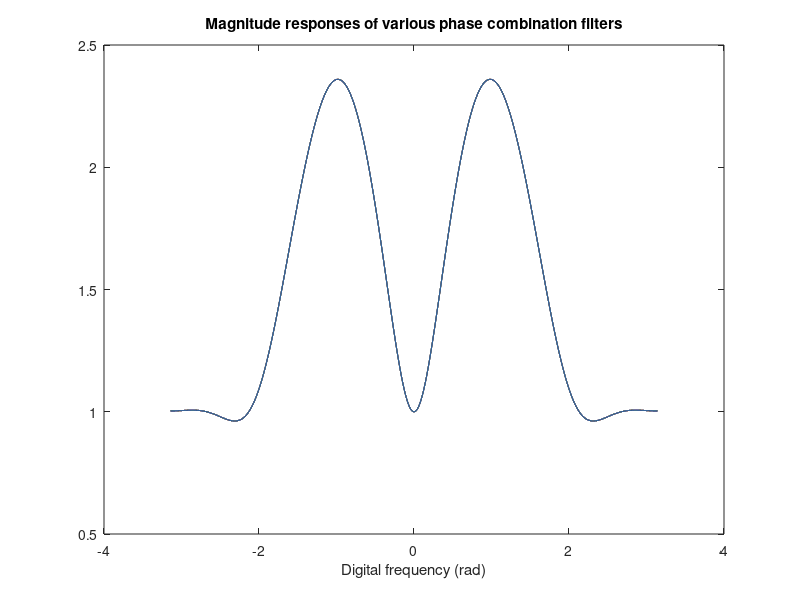
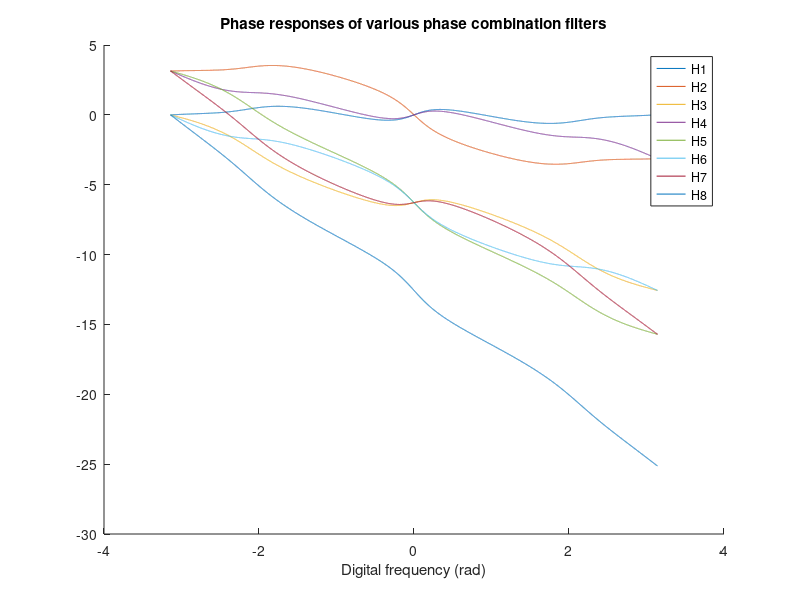
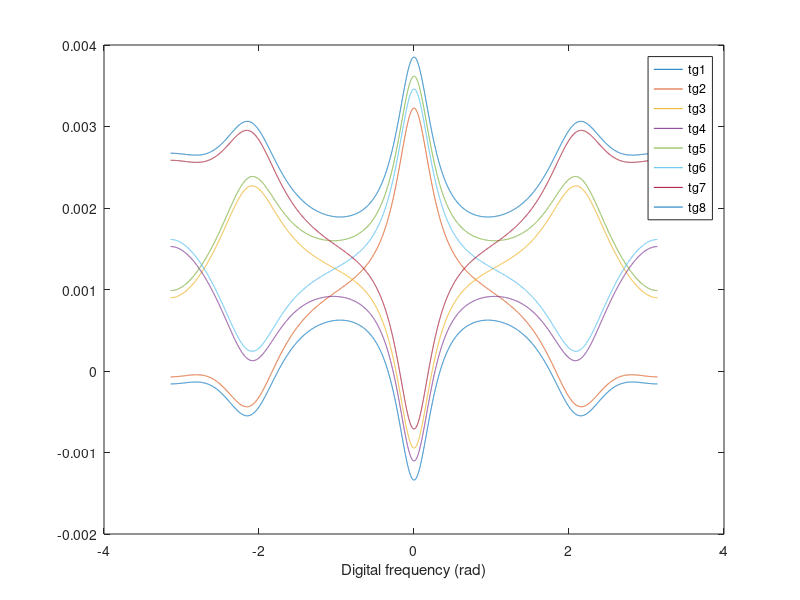
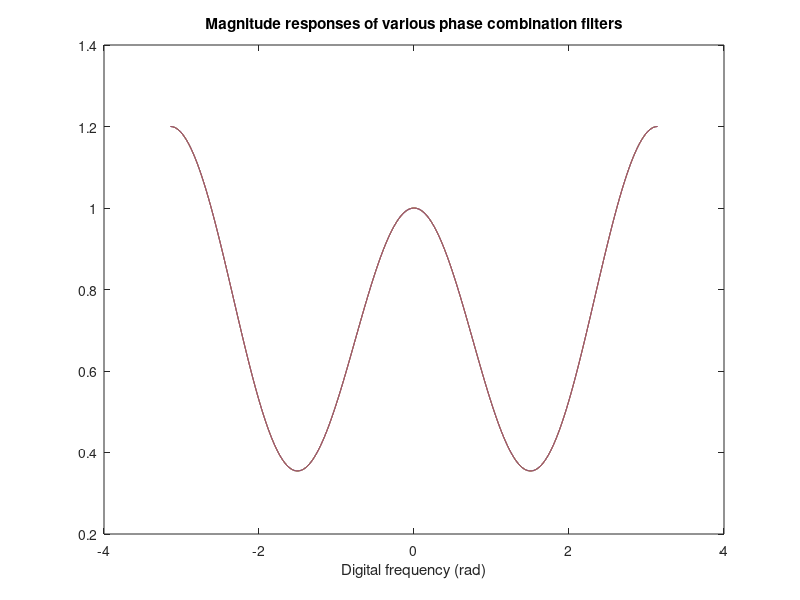

Reproduce these figures in MATLAB, in order.
%% Lab 3 Q1 Solutions
% Written by Antoni Dimitriadis.

%% Q1a

clear variables;
close all;

dc_gain = 1 + 0.33 + -0.162 + -0.3312 + -0.1296;

% dc gain = 0.7072

%% Q1b

zh = roots([1 0.33 -0.162 -0.3312 -0.1296]);

% Note some zeros are in conjugate pairs

%% Q1c

% There are 2^3 possible (real) filters with the same magnitude response, since
% the complex conjugate roots must be inverted together if we wish the
% coefficients to remain real.

theta = linspace(-pi,pi,10000);
z= exp(1j*theta);

H = @(z1,z2,z3,z4) (z-z1).*(z-z2).*(z-z3).*(z-z4)./((1-z1)*(1-z2)*(1-z3)*(1-z4)*z.^4);

H1 = H(zh(1), zh(2), zh(3), zh(4));
H2 = H(1/zh(1), zh(2), zh(3), zh(4));
H3 = H(zh(1), 1/zh(2), 1/zh(3), zh(4));
H4 = H(zh(1), zh(2), zh(3), 1/zh(4));
H5 = H(1/zh(1), 1/zh(2), 1/zh(3), zh(4));
H6 = H(1/zh(1), zh(2), zh(3), 1/zh(4));
H7 = H(zh(1), 1/zh(2), 1/zh(3), 1/zh(4));
H8 = H(1/zh(1), 1/zh(2), 1/zh(3), 1/zh(4));

figure('Name', "Magnitude spectrum plots");
plot(theta, abs(H1));
hold on;
plot(theta, abs(H2));
hold on;
plot(theta, abs(H3));
hold on;
plot(theta, abs(H4));
hold on;
plot(theta, abs(H5));
hold on;
plot(theta, abs(H6));
hold on;
plot(theta, abs(H7));
hold on;
plot(theta, abs(H8));
title("Magnitude responses of various phase combination filters");
xlabel("Digital frequency (rad)")

% They are all the same

%% Q1e

figure('Name', "Phase plots");
title("Phase responses of various phase combination filters");
hold on;
plot(theta, unwrap(angle(H1)));
hold on;
plot(theta, unwrap(angle(H2)));
hold on;
plot(theta, unwrap(angle(H3)));
hold on;
plot(theta, unwrap(angle(H4)));
hold on;
plot(theta, unwrap(angle(H5)));
hold on;
plot(theta, unwrap(angle(H6)));
hold on;
plot(theta, unwrap(angle(H7)));
hold on;
plot(theta, unwrap(angle(H8)));
xlabel("Digital frequency (rad)");
legend("H1","H2","H3","H4","H5","H6","H7","H8");

% H8 is very steep, H1 is very shallow

%% Q1f

tg1 = unwrap(angle(H1)) - circshift(unwrap(angle(H1)), 1);
tg2 = unwrap(angle(H2)) - circshift(unwrap(angle(H2)), 1);
tg3 = unwrap(angle(H3)) - circshift(unwrap(angle(H3)), 1);
tg4 = unwrap(angle(H4)) - circshift(unwrap(angle(H4)), 1);
tg5 = unwrap(angle(H5)) - circshift(unwrap(angle(H5)), 1);
tg6 = unwrap(angle(H6)) - circshift(unwrap(angle(H6)), 1);
tg7 = unwrap(angle(H7)) - circshift(unwrap(angle(H7)), 1);
tg8 = unwrap(angle(H8)) - circshift(unwrap(angle(H8)), 1);

figure('Name', "Group delay plots");
title("Magnitude responses of various phase combination filters");
plot(theta(2:end), -tg1(2:end));
hold on;
plot(theta(2:end), -tg2(2:end));
hold on;
plot(theta(2:end), -tg3(2:end));
hold on;
plot(theta(2:end), -tg4(2:end));
hold on;
plot(theta(2:end), -tg5(2:end));
hold on;
plot(theta(2:end), -tg6(2:end));
hold on;
plot(theta(2:end), -tg7(2:end));
hold on;
plot(theta(2:end), -tg8(2:end));
xlabel("Digital frequency (rad)");
legend("tg1","tg2","tg3","tg4","tg5","tg6","tg7","tg8");

% H1 has the smallest group delay because it is the minimum phase filter,
% all it's zeros are inside the unit circle.

%% Q1g

dc_gain = 1 + -0.26949 + 3.9307 + -0.26949 + 1;

% dc gain is 5.3917

zh = roots([1 -0.26949 3.9307 -0.26949 1]);

% Note: zeros are in conjugate pairs
% Also note: the first pair are the multiplicative inverse of the second pair
% There are 2^2 possible (real) filters with the same magnitude response, since
% the complex conjugate roots must be inverted together if we wish the
% coefficients to remain real.

H = @(z1,z2,z3,z4) (z-z1).*(z-z2).*(z-z3).*(z-z4)./((1-z1)*(1-z2)*(1-z3)*(1-z4)*z.^4);

H1 = H(zh(1), zh(2), zh(3), zh(4));
H2 = H(1/zh(1), 1/zh(2), zh(3), zh(4));
H3 = H(zh(1), zh(2), 1/zh(3), 1/zh(4));
H4 = H(1/zh(1), 1/zh(2), 1/zh(3), 1/zh(4));

figure('Name', "Magnitude spectrum plots");
plot(theta, abs(H1));
hold on;
plot(theta, abs(H2));
hold on;
plot(theta, abs(H3));
hold on;
plot(theta, abs(H4));
title("Magnitude responses of various phase combination filters");
xlabel("Digital frequency (rad)")

% They are all the same

figure('Name', "Phase plots");
title("Phase responses of various phase combination filters");
hold on;
plot(theta, unwrap(angle(H1)));
hold on;
plot(theta, unwrap(angle(H2)));
hold on;
plot(theta, unwrap(angle(H3)));
hold on;
plot(theta, unwrap(angle(H4)));
xlabel("Digital frequency (rad)");
legend("H1","H2","H3","H4");

% H3 is very steep, H2 is very shallow, H1 is under H4

tg1 = unwrap(angle(H1)) - circshift(unwrap(angle(H1)), 1);
tg2 = unwrap(angle(H2)) - circshift(unwrap(angle(H2)), 1);
tg3 = unwrap(angle(H3)) - circshift(unwrap(angle(H3)), 1);
tg4 = unwrap(angle(H4)) - circshift(unwrap(angle(H4)), 1);

figure('Name', "Group delay plots");
title("Magnitude responses of various phase combination filters");
plot(theta(2:end), -tg1(2:end));
hold on;
plot(theta(2:end), -tg2(2:end));
hold on;
plot(theta(2:end), -tg3(2:end));
hold on;
plot(theta(2:end), -tg4(2:end));
xlabel("Digital frequency (rad)");
legend("tg1","tg2","tg3","tg4");

% H2 has the smallest group delay because it is the minimum phase filter,
% all it's zeros are inside the unit circle.

